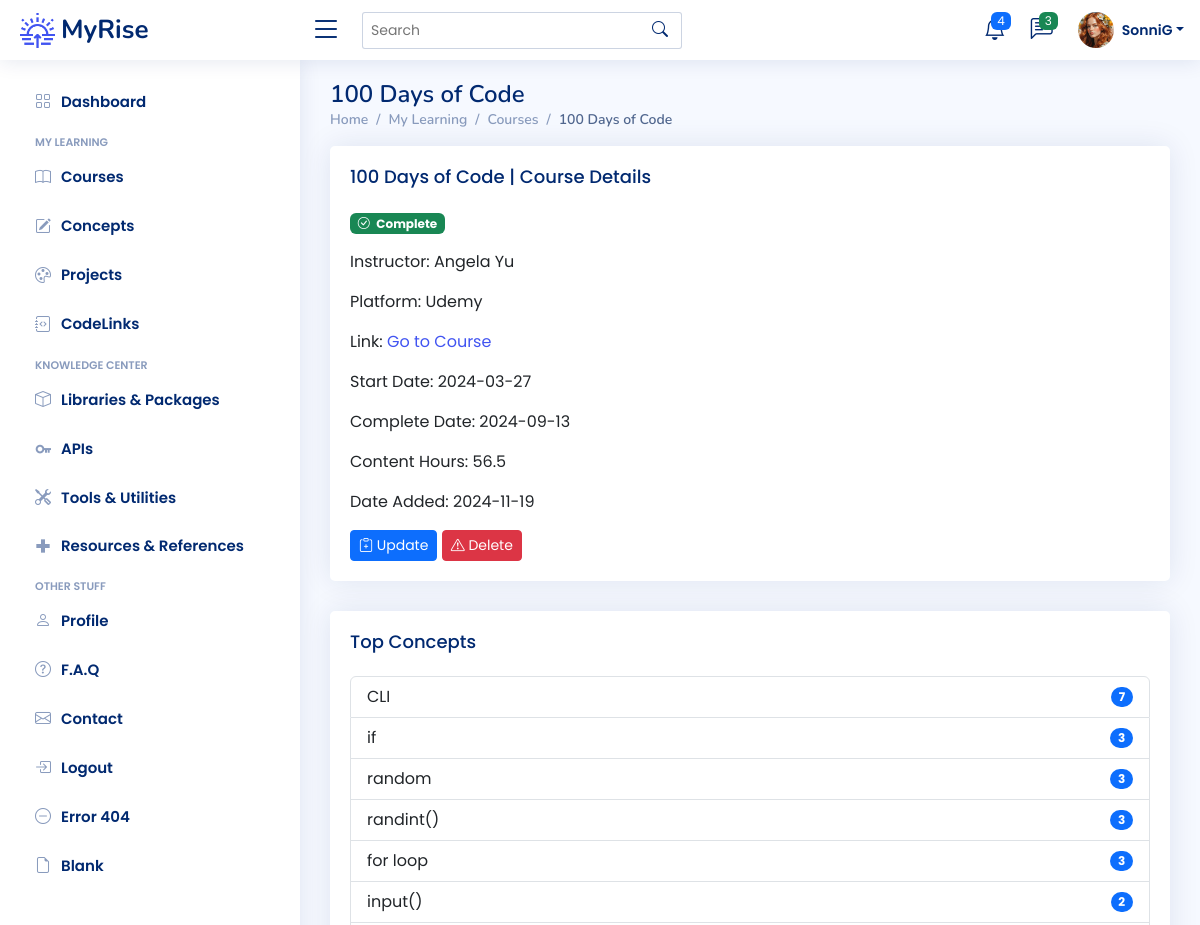
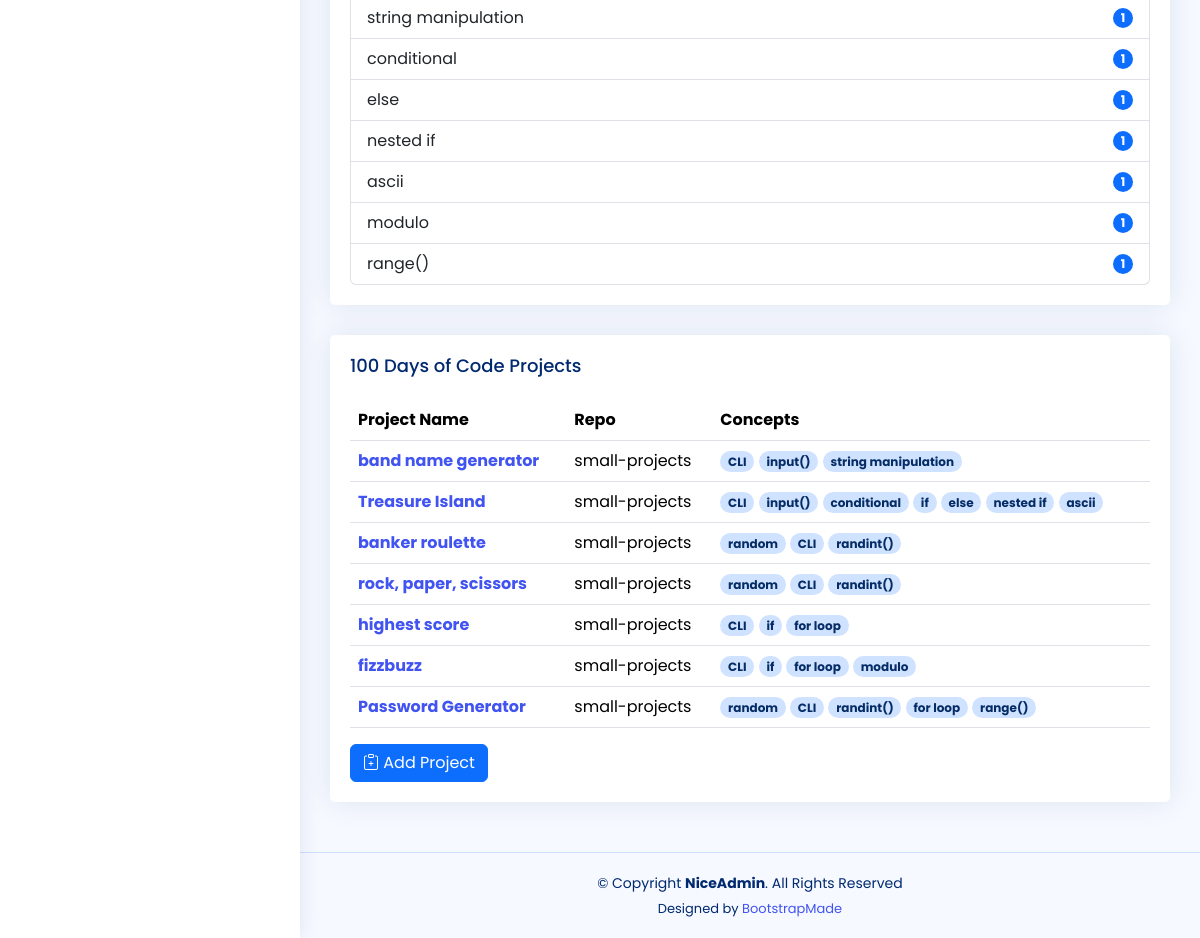
The page /courses/9 (signed in) on the database its author committed (2 pictures, top to bottom).
### app/models.py (models this page shows)
class User(UserMixin, db.Model):
    __tablename__ = "users"
    id: Mapped[int] = mapped_column(Integer, primary_key=True)
    email: Mapped[str] = mapped_column(String(100), unique=True)
    password: Mapped[str] = mapped_column(String(250))
    name: Mapped[str] = mapped_column(String(1000))
    display_name: Mapped[str] = mapped_column(String(1000))
    last_called_repos: Mapped[Optional[datetime.datetime]] = mapped_column(DateTime())
    latest_etag_repos: Mapped[str] = mapped_column(String(250), nullable=True)
    projects: Mapped[List["Project"]] = relationship(back_populates="user")
    events: Mapped[List["Event"]] = relationship(back_populates="user")
    courses: Mapped[List["Course"]] = relationship(back_populates="user")
    libraries: Mapped[List["Library"]] = relationship(back_populates="user")
    apis: Mapped[List["API"]] = relationship(back_populates="user")
    tools: Mapped[List["Tool"]] = relationship(back_populates="user")
    resources: Mapped[List["Resource"]] = relationship(back_populates="user")
    repos: Mapped[List["Repository"]] = relationship(back_populates="user")
    codelinks: Mapped[List["CodeLink"]] = relationship(back_populates="user")
    concepts: Mapped[List["Concept"]] = relationship('Concept', secondary=user_concept, backref='user')

class Course(db.Model):
    __tablename__ = "courses"
    id: Mapped[int] = mapped_column(Integer, primary_key=True)
    name: Mapped[str] = mapped_column(String(100), unique=True)
    platform: Mapped[str] = mapped_column(String(100))
    url: Mapped[str] = mapped_column(String(250), nullable=True)
    instructor: Mapped[str] = mapped_column(String(100))
    start: Mapped[datetime.date] = mapped_column(Date, nullable=True)
    complete: Mapped[datetime.date] = mapped_column(Date, nullable=True)
    content_hours: Mapped[float] = mapped_column(nullable=True)
    has_cert: Mapped[bool] = mapped_column(Boolean)
    date_added: Mapped[datetime.date] = mapped_column(Date, nullable=False)
    status: Mapped[str] = mapped_column(String(100), nullable=True)
    projects: Mapped[List["Project"]] = relationship(back_populates="course")
    user_id: Mapped[int] = mapped_column(Integer, ForeignKey(User.id), index=True)
    user: Mapped["User"] = relationship(back_populates="courses")

class Concept(db.Model):
    __tablename__ = "concepts"
    id: Mapped[int] = mapped_column(Integer, primary_key=True)
    concept_term: Mapped[str] = mapped_column(String(50), nullable=False)
    category: Mapped[str] = mapped_column(String(100), nullable=True)
    description: Mapped[str] = mapped_column(Text, nullable=True)
    date_added: Mapped[datetime.date] = mapped_column(Date, nullable=False)

class Project(db.Model):
    __tablename__ = "projects"
    id: Mapped[int] = mapped_column(Integer, primary_key=True)
    name: Mapped[str] = mapped_column(String(100), nullable=False)
    description: Mapped[str] = mapped_column(Text, nullable=True)
    assignment_link: Mapped[str] = mapped_column(String(250), nullable=True)
    path: Mapped[str] = mapped_column(String(100), nullable=True)
    start: Mapped[datetime.date] = mapped_column(Date, nullable=True)
    last_updated: Mapped[datetime.date] = mapped_column(Date, nullable=True)
    path_etag: Mapped[str] = mapped_column(String(250), nullable=True)
    path_commits: Mapped[int] = mapped_column(Integer, nullable=True)
    repo_id: Mapped[int] = mapped_column(Integer, ForeignKey(Repository.id), index=True)
    repo: Mapped["Repository"] = relationship(back_populates="projects")
    concepts: Mapped[List["Concept"]] = relationship('Concept', secondary=project_concept, backref='projects')
    section: Mapped[str] = mapped_column(String(100))
    lecture: Mapped[str] = mapped_column(String(100))
    date_added: Mapped[datetime.date] = mapped_column(Date, nullable=False)
    course_id: Mapped[int] = mapped_column(Integer, ForeignKey(Course.id), index=True)
    course: Mapped["Course"] = relationship(back_populates="projects")
    codelinks: Mapped[List["CodeLink"]] = relationship(back_populates="project")
    user_id: Mapped[int] = mapped_column(Integer, ForeignKey(User.id), index=True)
    user: Mapped["User"] = relationship(back_populates="projects")

class Repository(db.Model):
    __tablename__ = "repos"
    id: Mapped[int] = mapped_column(Integer, primary_key=True)
    name: Mapped[str] = mapped_column(String(250), nullable=False)
    last_called_activity: Mapped[Optional[datetime.datetime]] = mapped_column(DateTime())
    latest_etag_activity: Mapped[str] = mapped_column(String(250), nullable=True)
    latest_sha: Mapped[str] = mapped_column(String(250), nullable=True)
    sha_timestamp: Mapped[Optional[datetime.datetime]] = mapped_column(DateTime())
    created_at: Mapped[Optional[datetime.datetime]] = mapped_column(DateTime())
    updated_at: Mapped[Optional[datetime.datetime]] = mapped_column(DateTime())
    pushed_at: Mapped[Optional[datetime.datetime]] = mapped_column(DateTime())
    commits_etag: Mapped[str] = mapped_column(String(250), nullable=True)
    commits_data: Mapped[Dict] = mapped_column(JSON, nullable=True)
    user_id: Mapped[int] = mapped_column(Integer, ForeignKey(User.id), index=True)
    user: Mapped["User"] = relationship(back_populates="repos")
    projects: Mapped[List["Project"]] = relationship(back_populates="repo")
    codelinks: Mapped[List["CodeLink"]] = relationship(back_populates="repo")
    events: Mapped[List["Event"]] = relationship(back_populates="repo")

### app/routes.py (the view)
@app.route('/courses/<int:num>')
@login_required
def course_detail(num):
    target_course = db.get_or_404(Course, num)
    all_projects = db.session.execute(db.select(Project).filter_by(course_id=num)).scalars().all()
    course_concepts = {}
    for proj in all_projects:
        for concept in proj.concepts:
            if concept.concept_term in course_concepts:
                course_concepts[concept.concept_term] += 1
            else:
                course_concepts[concept.concept_term] = 1
    sorted_concepts = dict(
        sorted(course_concepts.items(), key=lambda item: item[1], reverse=True))
    return render_template('course-detail.html',
                           course=target_course,
                           projects=all_projects,
                           top_concepts=sorted_concepts,
                           course_badge=course_statuses)

### app/templates/course-detail.html (shortened to what this page needs)
{% extends 'base.html' %}
{% from 'bootstrap5/form.html' import render_form %}
{% block content %}
	<main id="main" class="main">
    <div class="pagetitle">
      <h1>{{ course.name }}</h1>
      <nav>
        <ol class="breadcrumb">
          <li class="breadcrumb-item"><a href="index.html">Home</a></li>
          <li class="breadcrumb-item">My Learning</li>
          <li class="breadcrumb-item"><a href="{{ url_for('courses_page') }}">Courses</a> </li>
		  <li class="breadcrumb-item active">{{ course.name }}</li>
        </ol>
      </nav>
    </div>
		<div class="card">
            <div class="card-body">
              <h5 class="card-title">{{ course.name }} | Course Details</h5>
				{% if course.status %}
					<p><span class="badge {{ course_badge[course.status][1] }}"><i class="bi {{ course_badge[course.status][2] }} me-1"></i> {{ course_badge[course.status][0] }}</span></p>
				{% endif %}
					<p>Instructor: {{ course.instructor }}</p>
					<p>Platform: {{ course.platform }}</p>
					<p>Link: <a href="{{ course.url }}" target="_blank">Go to Course</a></p>
					<p>Start Date: {{ course.start }}</p>
					<p>Complete Date: {{ course.complete }}</p>
					<p>Content Hours: {{ course.content_hours }}</p>
					<p>Date Added: {{ course.date_added }}</p>
				<a href="{{ url_for('update_course', num=course.id) }}">
		  <button type="button" class="btn btn-primary btn-sm"><i class="bi bi-clipboard-plus"></i> Update</button>
			</a>
			<a href="{{ url_for('delete_course', num=course.id) }}">
		  <button type="button" class="btn btn-danger btn-sm"><i class="bi bi-exclamation-triangle"></i> Delete</button>
			</a>
				 </div>
		  </div>
	<div class="card">
            <div class="card-body">
              <h5 class="card-title">Top Concepts</h5>
              <ul class="list-group">
				  {% for concept, count in top_concepts.items() %}
				  <li class="list-group-item d-flex justify-content-between align-items-center">
					  {{ concept }}
                  <span class="badge bg-primary rounded-pill">{{ count }}</span>
                </li>
				  {% endfor %}
              </ul>
            </div>
          </div>
	 <div class="card">
		<div class="card-body">
		  <h5 class="card-title">{{ course.name }} Projects</h5>
		  {% include '_projects.html' %}
			<a href="{{ url_for('add_new_project', course_id=course.id) }}">
		  <button type="button" class="btn btn-primary"><i class="bi bi-clipboard-plus"></i> Add Project</button>
			</a>
		</div>
	 </div>
 	</main>
{% endblock %}

### app/templates/heading.html (shortened to what this page needs)
{% from 'bootstrap5/nav.html' import render_nav_item %}
{% from 'bootstrap5/form.html' import render_form %}
  <header id="header" class="header fixed-top d-flex align-items-center">
    <div class="d-flex align-items-center justify-content-between">
      <a href="{{ url_for('home') }}" class="logo d-flex align-items-center">
        <img src="{{ url_for('static', filename='img/logo.png') }}" alt="sun-rise">
        <span class="d-none d-lg-block">MyRise</span>
      </a>
      <i class="bi bi-list toggle-sidebar-btn"></i>
    </div>
    <div class="search-bar">
      <form class="search-form d-flex align-items-center" method="POST" action="#">
        <input type="text" name="query" placeholder="Search" title="Enter search keyword">
        <button type="submit" title="Search"><i class="bi bi-search"></i></button>
      </form>
    </div>
    <nav class="header-nav ms-auto">
      <ul class="d-flex align-items-center">
        <li class="nav-item dropdown">
          <a class="nav-link nav-icon" href="#" data-bs-toggle="dropdown">
            <i class="bi bi-bell"></i>
            <span class="badge bg-primary badge-number">4</span>
          </a>
        </li>
        <li class="nav-item dropdown">
          <a class="nav-link nav-icon" href="#" data-bs-toggle="dropdown">
            <i class="bi bi-chat-left-text"></i>
            <span class="badge bg-success badge-number">3</span>
          </a>
        </li>
        <li class="nav-item dropdown pe-3">
          <a class="nav-link nav-profile d-flex align-items-center pe-0" href="#" data-bs-toggle="dropdown">
            <img src="{{ url_for('static', filename='img/profile-img.png') }}" alt="Profile" class="rounded-circle">
            <span class="d-none d-md-block dropdown-toggle ps-2">{{ current_user.display_name }}</span>
          </a>
        </li>
      </ul>
    </nav>
  </header>
  <aside id="sidebar" class="sidebar">
    <ul class="sidebar-nav" id="sidebar-nav">
      <li class="nav-item">
        <a class="nav-link collapsed" href="{{ url_for('home') }}">
          <i class="bi bi-grid"></i>
          <span>Dashboard</span>
        </a>
      </li>
<li class="nav-heading">My Learning</li>
	  <li class="nav-item">
        <a class="nav-link collapsed" href="{{ url_for('courses_page') }}">
          <i class="bi bi-book"></i>
          <span>Courses</span>
        </a>
      </li>
	  <li class="nav-item">
        <a class="nav-link collapsed" href="{{ url_for('concepts_page') }}">
          <i class="bi bi-pencil-square"></i>
          <span>Concepts</span>
        </a>
      </li>
	  <li class="nav-item">
        <a class="nav-link collapsed" href="{{ url_for('projects_page') }}">
          <i class="bi bi-palette"></i>
          <span>Projects</span>
        </a>
      </li>
	  <li class="nav-item">
        <a class="nav-link collapsed" href="{{ url_for('codelinks_page') }}">
          <i class="bi bi-journal-code"></i>
          <span>CodeLinks</span>
        </a>
      </li>
<li class="nav-heading">Knowledge Center</li>
	  <li class="nav-item">
        <a class="nav-link collapsed" href="{{ url_for('libraries_page') }}">
          <i class="bi bi-box"></i>
          <span>Libraries & Packages</span>
        </a>
      </li>
	  <li class="nav-item">
        <a class="nav-link collapsed" href="{{ url_for('apis_page') }}">
          <i class="ri-key-line"></i>
          <span>APIs</span>
        </a>
      </li>
	  <li class="nav-item">
        <a class="nav-link collapsed" href="{{ url_for('tools_page') }}">
          <i class="bi bi-tools"></i>
          <span>Tools & Utilities</span>
        </a>
      </li>
	  <li class="nav-item">
        <a class="nav-link collapsed" href="{{ url_for('resources_page') }}">
          <i class="bx bx-plus-medical"></i>
          <span>Resources & References</span>
        </a>
      </li>
	<li class="nav-heading">Other Stuff</li>
      <li class="nav-item">
        <a class="nav-link collapsed" href="{{ url_for('profile') }}">
          <i class="bi bi-person"></i>
          <span>Profile</span>
        </a>
      </li>
      <li class="nav-item">
        <a class="nav-link collapsed" href="{{ url_for('faq') }}">
          <i class="bi bi-question-circle"></i>
          <span>F.A.Q</span>
        </a>
	  </li>
      <li class="nav-item">
        <a class="nav-link collapsed" href="{{ url_for('contact') }}">
          <i class="bi bi-envelope"></i>
          <span>Contact</span>
        </a>
      </li>
	{% if not current_user.is_authenticated %}
      <li class="nav-item">
        <a class="nav-link collapsed" href="{{ url_for('register') }}">
          <i class="bi bi-card-list"></i>
          <span>Register</span>
        </a>
      </li>
      <li class="nav-item">
        <a class="nav-link collapsed" href="{{ url_for('login') }}">
          <i class="bi bi-box-arrow-in-right"></i>
          <span>Login</span>
        </a>
      </li>
	{% else %}
		<li class="nav-item">
        <a class="nav-link collapsed" href="{{ url_for('logout') }}">
          <i class="bi bi-box-arrow-in-right"></i>
          <span>Logout</span>
        </a>
      </li>
	{% endif %}
      <li class="nav-item">
        <a class="nav-link collapsed" href="pages-error-404.html">
          <i class="bi bi-dash-circle"></i>
          <span>Error 404</span>
        </a>
      </li>
      <li class="nav-item">
        <a class="nav-link collapsed" href="pages-blank.html">
          <i class="bi bi-file-earmark"></i>
          <span>Blank</span>
        </a>
      </li>
    </ul>
  </aside>

### app/templates/_projects.html
<table class="table table-hover">
	<thead>
	<tr>
		<th scope="col">Project Name</th>
		<th scope="col">Repo</th>
		<th scope="col">Concepts</th>
	</tr>
	</thead>
	<tbody>
	{% for project in projects %}
	<tr>
		<th scope="row"><a href="{{ url_for('project_detail', num=project.id) }}">{{ project.name }}</a></th>
		<td>{{ project.repo.name }}</td>
		<td>{% for concept in project.concepts %} <a href="{{ url_for('concept_detail', num=concept.id) }}"> <span
				class="badge rounded-pill bg-primary-subtle text-primary-emphasis"> {{ concept.concept_term }} </span>
		</a>{% endfor %}
		</td>
	</tr>
	{% endfor %}
	</tbody>
</table>

### rows shown on the page
User: display_name "SonniG"
Course: name "100 Days of Code", status "Complete", instructor "Angela Yu", platform "Udemy", start "2024-03-27", complete "2024-09-13", content_hours "56.5", date_added "2024-11-19"
Concept: concept_term "CLI", count "7"
Concept: concept_term "if", count "3"
Concept: concept_term "random", count "3"
Concept: concept_term "randint()", count "3"
Concept: concept_term "for loop", count "3"
Concept: concept_term "input()", count "2"
Concept: concept_term "string manipulation", count "1"
Concept: concept_term "conditional", count "1"
Concept: concept_term "else", count "1"
Concept: concept_term "nested if", count "1"
Concept: concept_term "ascii", count "1"
Concept: concept_term "modulo", count "1"
Concept: concept_term "range()", count "1"
Project: name "band name generator", repo.name "small-projects"
Project: name "Treasure Island", repo.name "small-projects"
Project: name "banker roulette", repo.name "small-projects"
Project: name "rock, paper, scissors", repo.name "small-projects"
Project: name "highest score", repo.name "small-projects"
Project: name "fizzbuzz", repo.name "small-projects"
Project: name "Password Generator", repo.name "small-projects"
